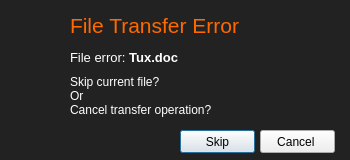
<?xml version="1.0" encoding="UTF-8"?>
<ui version="4.0">
 <class>fileErrorDialog</class>
 <widget class="QDialog" name="fileErrorDialog">
  <property name="geometry">
   <rect>
    <x>0</x>
    <y>0</y>
    <width>350</width>
    <height>160</height>
   </rect>
  </property>
  <property name="minimumSize">
   <size>
    <width>350</width>
    <height>160</height>
   </size>
  </property>
  <property name="maximumSize">
   <size>
    <width>350</width>
    <height>160</height>
   </size>
  </property>
  <property name="windowTitle">
   <string>File Error</string>
  </property>
  <property name="windowIcon">
   <iconset resource="../assets.qrc">
    <normaloff>:/icons/res/copyIcon.png</normaloff>:/icons/res/copyIcon.png</iconset>
  </property>
  <property name="styleSheet">
   <string notr="true">QDialog
{
background:#222222;
}

QLabel
{
color:#ffffff;
}

#lblFileError
{
color:#ff6900;
}</string>
  </property>
  <widget class="QPushButton" name="btnSkip">
   <property name="geometry">
    <rect>
     <x>180</x>
     <y>130</y>
     <width>75</width>
     <height>23</height>
    </rect>
   </property>
   <property name="text">
    <string>Skip</string>
   </property>
  </widget>
  <widget class="QPushButton" name="btnCancel">
   <property name="geometry">
    <rect>
     <x>260</x>
     <y>130</y>
     <width>75</width>
     <height>23</height>
    </rect>
   </property>
   <property name="text">
    <string>Cancel </string>
   </property>
  </widget>
  <widget class="QLabel" name="lblIcon">
   <property name="geometry">
    <rect>
     <x>10</x>
     <y>5</y>
     <width>50</width>
     <height>50</height>
    </rect>
   </property>
   <property name="text">
    <string/>
   </property>
   <property name="pixmap">
    <pixmap resource="../assets.qrc">:/icons/res/process-stop.svgz</pixmap>
   </property>
   <property name="scaledContents">
    <bool>true</bool>
   </property>
  </widget>
  <widget class="QLabel" name="lblFileError">
   <property name="geometry">
    <rect>
     <x>70</x>
     <y>10</y>
     <width>301</width>
     <height>31</height>
    </rect>
   </property>
   <property name="font">
    <font>
     <family>Segoe UI</family>
    </font>
   </property>
   <property name="text">
    <string>&lt;html&gt;&lt;head/&gt;&lt;body&gt;&lt;p&gt;&lt;span style=&quot; font-size:16pt;&quot;&gt;File Transfer Error&lt;/span&gt;&lt;/p&gt;&lt;/body&gt;&lt;/html&gt;</string>
   </property>
  </widget>
  <widget class="QLabel" name="lblFileName">
   <property name="geometry">
    <rect>
     <x>70</x>
     <y>50</y>
     <width>311</width>
     <height>21</height>
    </rect>
   </property>
   <property name="text">
    <string>&lt;html&gt;&lt;head/&gt;&lt;body&gt;&lt;p&gt;&lt;span style=&quot; font-size:10pt;&quot;&gt;File error: &lt;/span&gt;&lt;span style=&quot; font-size:10pt; font-weight:600;&quot;&gt;Tux.doc&lt;/span&gt;&lt;/p&gt;&lt;/body&gt;&lt;/html&gt;</string>
   </property>
   <property name="alignment">
    <set>Qt::AlignLeading|Qt::AlignLeft|Qt::AlignTop</set>
   </property>
  </widget>
  <widget class="QLabel" name="label">
   <property name="geometry">
    <rect>
     <x>70</x>
     <y>75</y>
     <width>211</width>
     <height>61</height>
    </rect>
   </property>
   <property name="text">
    <string>&lt;html&gt;&lt;head/&gt;&lt;body&gt;&lt;p&gt;Skip current file?&lt;br /&gt;Or&lt;br /&gt;Cancel transfer operation?&lt;/p&gt;&lt;/body&gt;&lt;/html&gt;</string>
   </property>
   <property name="alignment">
    <set>Qt::AlignLeading|Qt::AlignLeft|Qt::AlignTop</set>
   </property>
  </widget>
 </widget>
 <resources>
  <include location="../assets.qrc"/>
 </resources>
 <connections/>
</ui>
